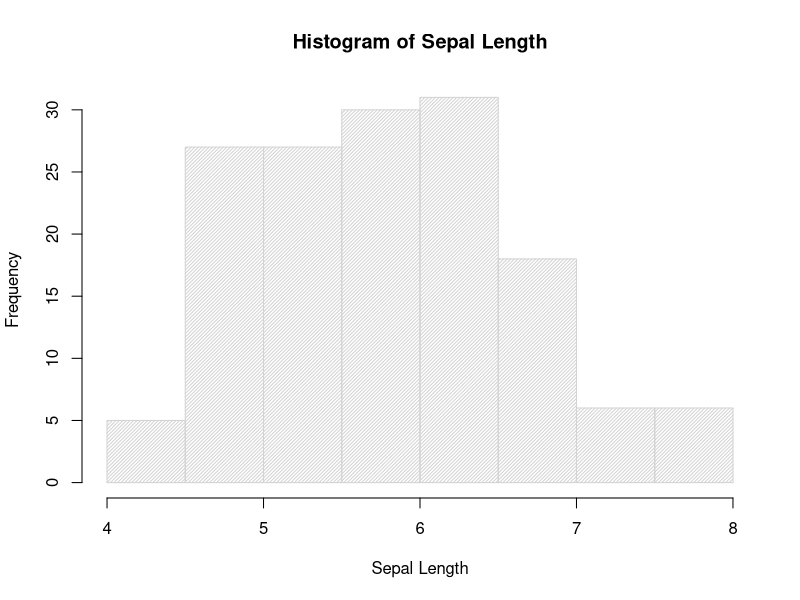
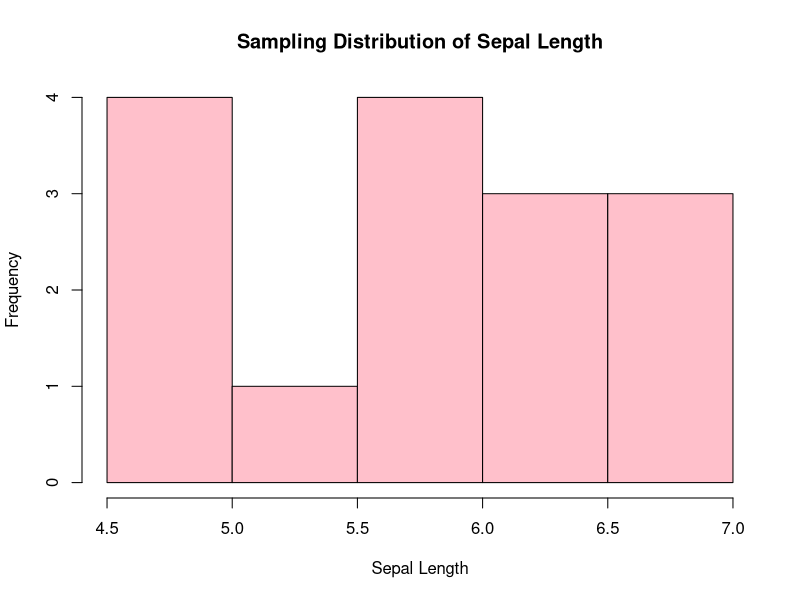
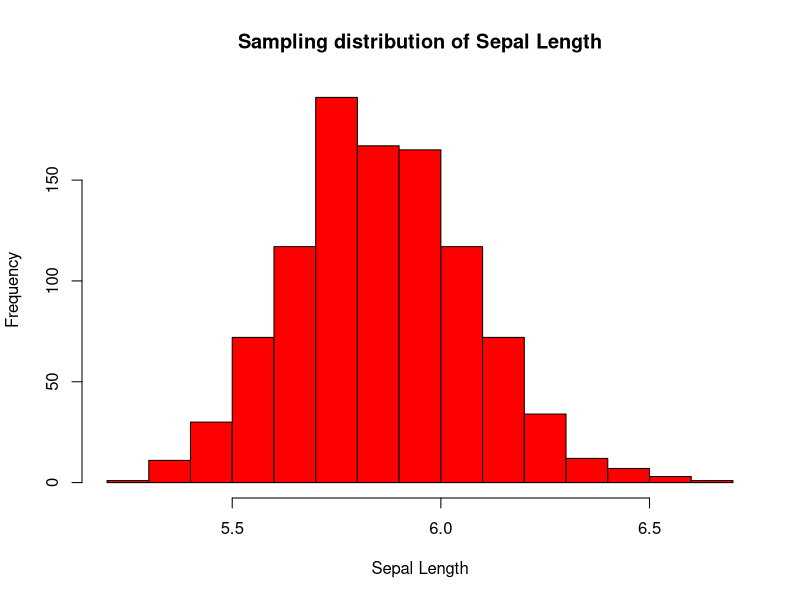
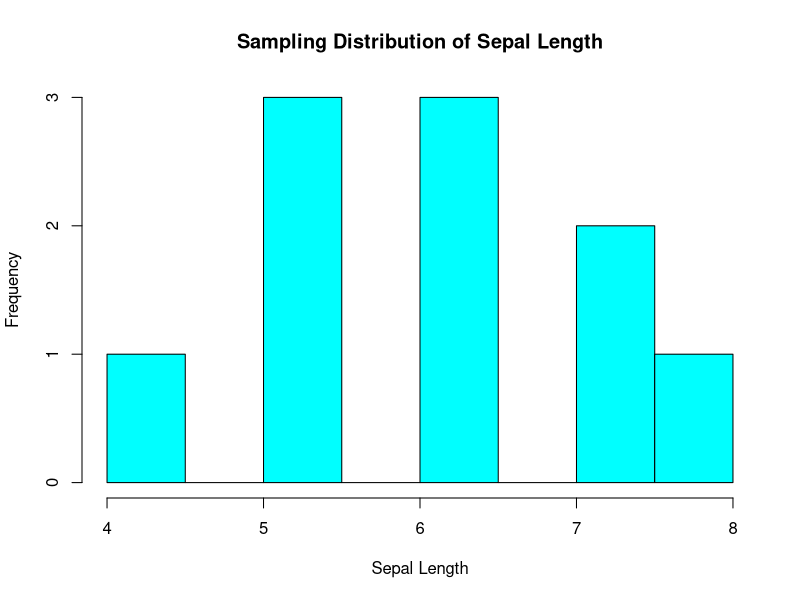
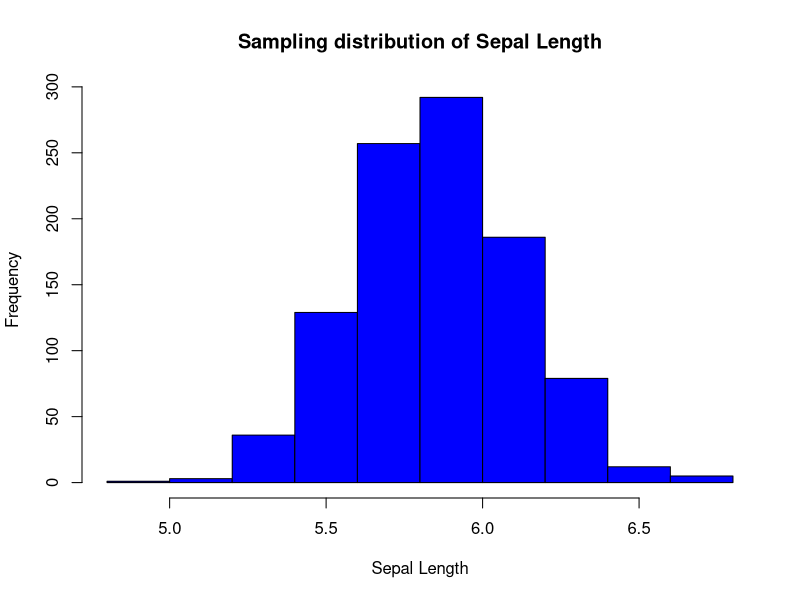
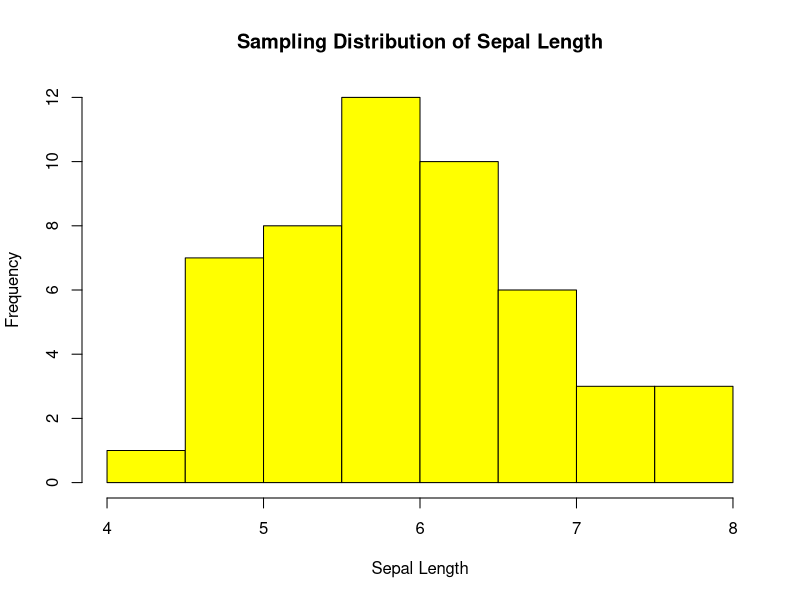
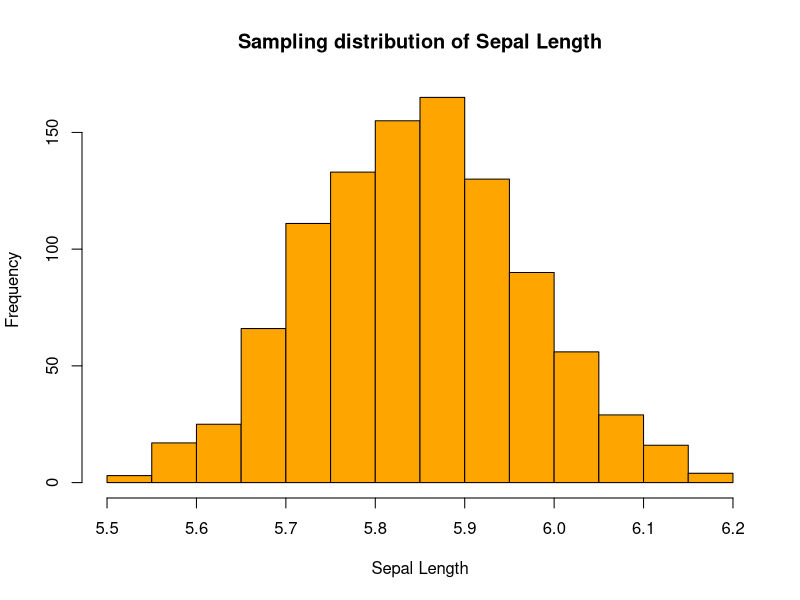
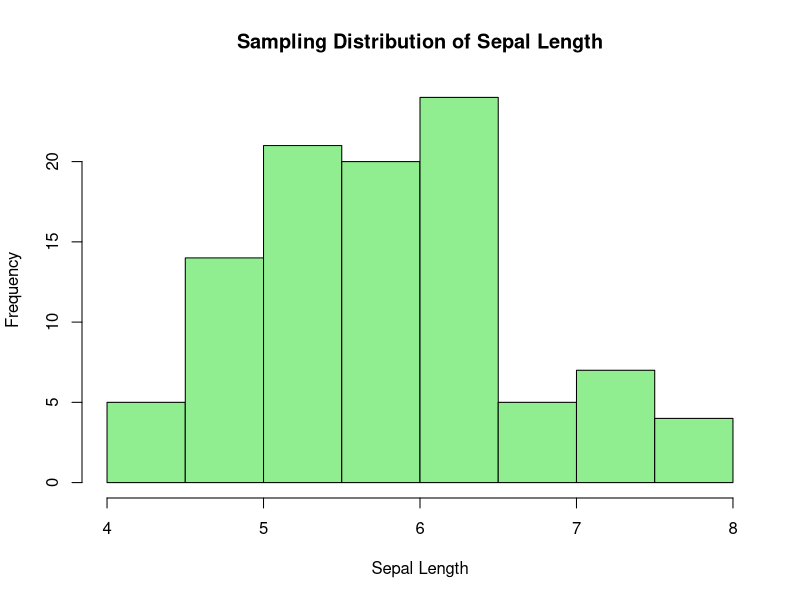

These figures' R source, in order:
## ---- chunk 1
knitr::opts_chunk$set(echo = TRUE)
## ---- chunk 2
iris
## ---- chunk 3
i=iris
print(i)
## ---- chunk 4
dim(i)
## ---- chunk 5
head(iris)
## ---- chunk 6
tail(iris)
## ---- chunk 7
summary(iris)
## ---- chunk 8
mean(iris$Sepal.Length)
## ---- chunk 9
sd(iris$Sepal.Length)
## ---- chunk 10
hist(iris$Sepal.Length, xlab="Sepal Length", main="Histogram of Sepal Length",  density = 40)
## ---- chunk 11
population=iris$Sepal.Length
population
## ---- chunk 12
samplesize=15 # choosing 15 observations from the dataset
s1=sample(population, 15, replace=TRUE) # choosing a sample of size 15 from the population using simple random sampling with replacement technique
s1
## ---- chunk 13
mean(s1)
## ---- chunk 14
sd(s1)
## ---- chunk 15
samplesize=10 # choosing 10 observations from the dataset
s2=sample(population, samplesize, replace=TRUE) # choosing a sample of size 10 from the population using simple random sampling with replacement technique
s2
## ---- chunk 16
mean(s2)
## ---- chunk 17
sd(s2)
## ---- chunk 18
hist(s1,xlab="Sepal Length", main="Sampling Distribution of Sepal Length", col="pink") # Finding how it is distributed using histogram
## ---- chunk 19
samp_dist1= replicate(1000, mean(sample(iris$Sepal.Length, 15, replace=TRUE)))
samp_dist1
## ---- chunk 20
hist(samp_dist1, xlab="Sepal Length", main="Sampling distribution of Sepal Length", col="red") # Finding how it is distributed using histogram
## ---- chunk 21
var(samp_dist1)
## ---- chunk 22
# Method 1:
sd(samp_dist1)
# Method 2:
a=sample(iris$Sepal.Length, 15, replace = TRUE)
b=sd(a)/sqrt(15)
b
## ---- chunk 23
hist(s2,xlab="Sepal Length", main="Sampling Distribution of Sepal Length", col="cyan") # Finding how it is distributed using histogram
## ---- chunk 24
samp_dist2= replicate(1000, mean(sample(iris$Sepal.Length, 10, replace=TRUE)))
samp_dist2
## ---- chunk 25
hist(samp_dist2, xlab="Sepal Length", main="Sampling distribution of Sepal Length", col="blue") # Finding how it is distributed using histogram
## ---- chunk 26
var(samp_dist2)
## ---- chunk 27
# Method 1:
sd(samp_dist2)
# Method 2:
c=sample(iris$Sepal.Length, 10, replace = TRUE)
d=sd(c)/sqrt(10)
d
## ---- chunk 28
population=iris$Sepal.Length
population
## ---- chunk 29
samplesize=50 # choosing 50 observations from the dataset
s3=sample(population,samplesize,replace = TRUE) # choosing a sample of size 50 from the population using simple random sampling with replacement technique
s3
## ---- chunk 30
mean(s3)
## ---- chunk 31
sd(s3)
## ---- chunk 32
hist(s3, xlab="Sepal Length", main="Sampling Distribution of Sepal Length", col="yellow")
## ---- chunk 33
samp_dist3=replicate(1000, mean(sample(iris$Sepal.Length, 50, replace = TRUE)))
samp_dist3
## ---- chunk 34
hist(samp_dist3, xlab="Sepal Length", main="Sampling distribution of Sepal Length", col="orange") # Finding how it is distributed using histogram
## ---- chunk 35
var(samp_dist3)
## ---- chunk 36
# Method 1
sd(samp_dist3)
# Method 2
p=sample(iris$Sepal.Length, 50, replace = TRUE)
q=sd(p)/sqrt(50)
q
## ---- chunk 37
samplesize=100 # choosing 100 observations from the dataset
s4=sample(population,samplesize,replace = TRUE) # choosing a sample of size 100 from the population using simple random sampling with replacement technique
s4
## ---- chunk 38
mean(s4)
## ---- chunk 39
sd(s4)
## ---- chunk 40
hist(s4, xlab="Sepal Length", main="Sampling Distribution of Sepal Length", col="#90EE90")
## ---- chunk 41
samp_dist4=replicate(1000, mean(sample(iris$Sepal.Length, 100, replace = TRUE)))
samp_dist4
## ---- chunk 42
hist(samp_dist4, xlab="Sepal Length", main="Sampling distribution of Sepal Length", col="#00FF00") # Finding how it is distributed using histogram
## ---- chunk 43
var(samp_dist4)
## ---- chunk 44
# Method 1
sd(samp_dist4)
# Method 2
u=sample(iris$Sepal.Length, 100, replace = TRUE)
v=sd(u)/sqrt(100)
v
